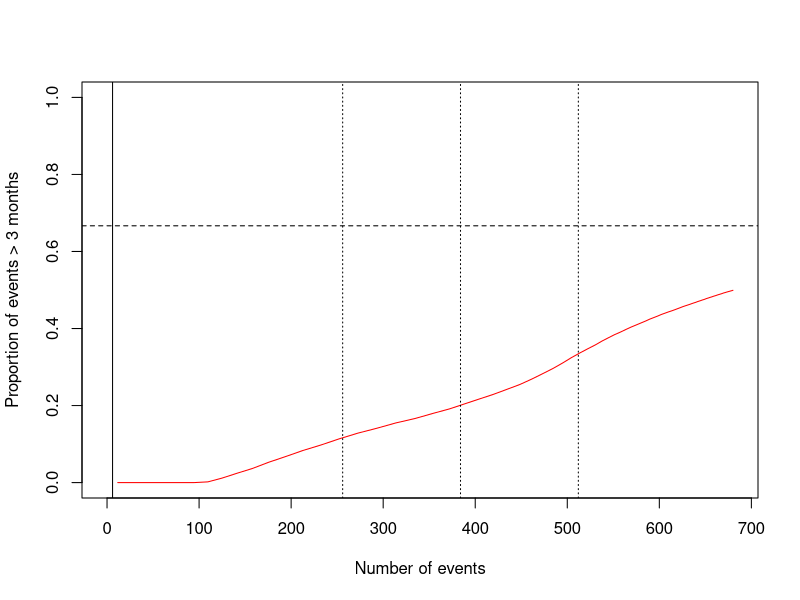
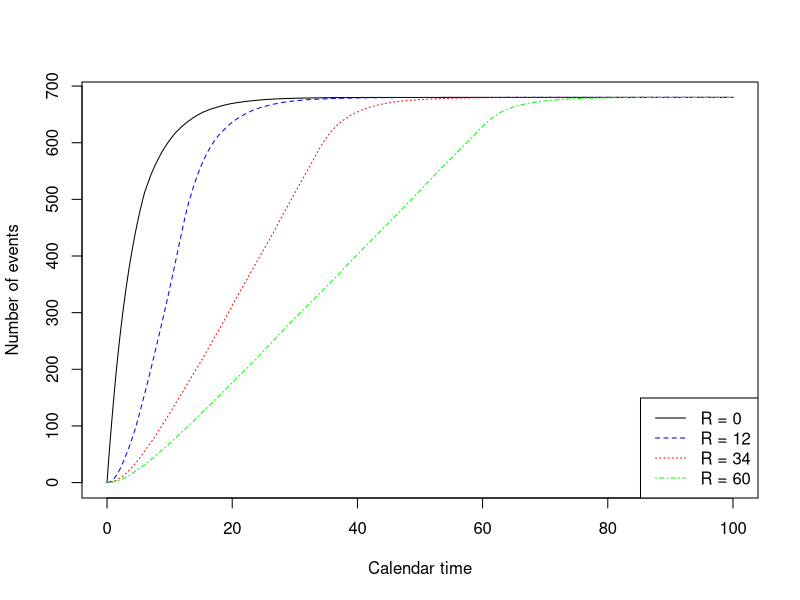
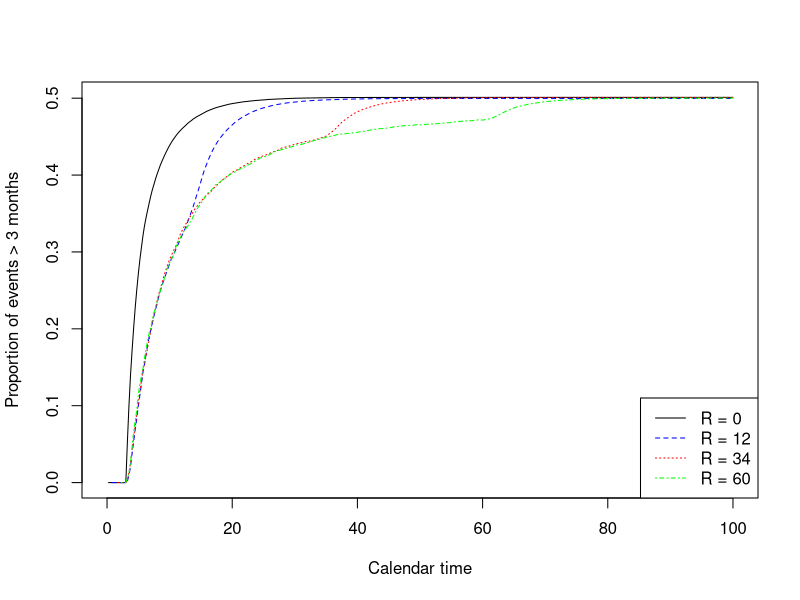
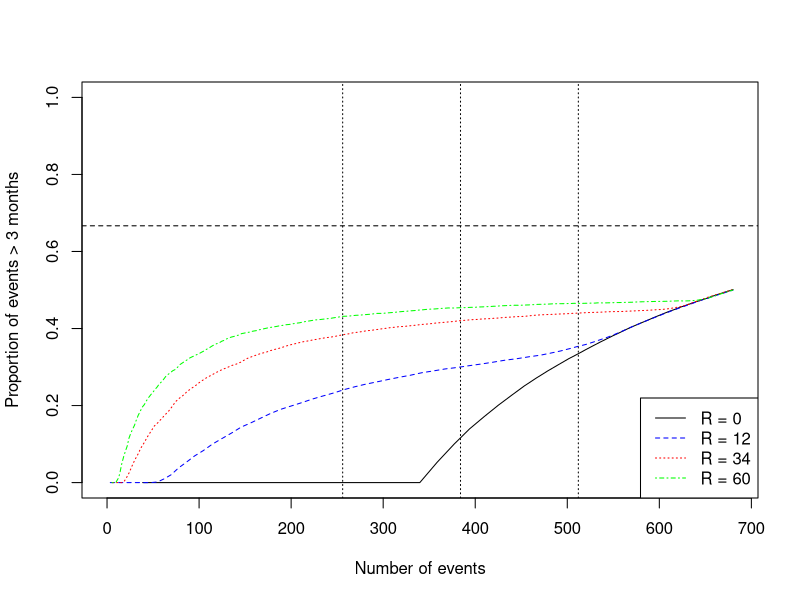

These figures' R source, in order:

lambdac <- log(2)/3
HR1 <- 1
T1 <- 6
HR2 <- 0.75
numPatients <- 340
recTime <- 6



generateData <- function(lambdac, HR1, T1, HR2, numPatients, recTime) {
  CP <- exp(-lambdac*HR1*T1)
  u <- runif(numPatients)
  controlData <- -log(u)/lambdac
  u <- runif(numPatients)
  treatmentData <- ifelse(u>CP, -log(u)/(lambdac*HR1), (1/(lambdac*HR2))*(lambdac*HR2*T1-log(u)-lambdac*HR1*T1))
  dataCombined <- data.frame(time = c(controlData, treatmentData), group = c(rep("Control", numPatients), rep("Treatment", numPatients)))
  dataCombined$recTime <- runif(numPatients*2, min = 0, max = recTime)
  dataCombined$pseudo_time <- dataCombined$time + dataCombined$recTime
  return(dataCombined)
}


# Function to perform censoring and analysis
censFunc <- function(dataset, censTime) {
  
  # Censor the observations
  dataset$status <- as.integer(dataset$pseudo_time <= censTime)
  
  # Only include patients enrolled by the censoring time
  dataset <- dataset[dataset$recTime <= censTime, ]
  
  # Calculate survival time
  dataset$survival_time <- ifelse(dataset$status == 1, dataset$time, censTime - dataset$recTime)
  
  sampleSize <- nrow(dataset)
  
  return(list(dataCombined = dataset, censTime = censTime, sampleSize = sampleSize))
}


propEventFunc <- function(lambdac, HR1, T1, HR2, numPatients, recTime){
  # Set parameters
  numSimulations <- 100
  calTime <- seq(0, 100, by = 0.25)
  
  # Initialize an empty matrix for storing results
  eventMatrix <- matrix(NA, nrow = numSimulations, ncol = length(calTime))
  
  # Simulate data and fill in the matrix
  for (k in 1:numSimulations) {
    dataCombined <- generateData(lambdac, HR1, T1, HR2, numPatients, recTime)
    eventMatrix[k,] <- sapply(calTime, function(t) sum(dataCombined$pseudo_time < t))
  }
  
  # Calculate mean for each column
  eventVec <- colMeans(eventMatrix)
  
  
  propMatrix <- matrix(NA, nrow = numSimulations, ncol = length(calTime))
  
  for (k in 1:numSimulations){
    
    # Assuming dataCombined$pseudo_time is a vector of pseudo times
    dataCombined <- generateData(lambdac, HR1, T1, HR2, numPatients, recTime)
    
    # Create a function for the inner loop to avoid unnecessary copying
    censFuncInner <- function(data, threshold) {
      newDataCombined <- censFunc(data, threshold)$dataCombined
      newDataCombined <- newDataCombined[newDataCombined$status == 1, ]
      mean(newDataCombined$survival_time > 3)
    }
    
    # Use sapply for vectorized calculations
    propMatrix[k,] <- sapply(calTime, censFuncInner, data = dataCombined)
    
  }
  
  # Calculate mean for each column
  eventProp <- colMeans(propMatrix)
  
  return(list(eventProp = eventProp, eventVec = eventVec, calTime = calTime))
  
}


x1 <- propEventFunc(lambdac, HR1, T1, HR2, numPatients, recTime)
plot(x1$eventVec, x1$eventProp, type = "l", ylim = c(0, 1), xlab = "Number of events", 
     ylab = "Proportion of events > 3 months", col = "red")
abline(h = 2/3, lty = 2)
abline(v = 512*0.5, lty = 3)
abline(v = 512*0.75, lty = 3)
abline(v = 512, lty = 3)


abline(h = 256)
abline(v = 6)


x1 <- propEventFunc(lambdac, HR1, T1, HR2, numPatients, 0)
x2 <- propEventFunc(lambdac, HR1, T1, HR2, numPatients, 12)
x3 <- propEventFunc(lambdac, HR1, T1, HR2, numPatients, 34)
x4 <- propEventFunc(lambdac, HR1, T1, HR2, numPatients, 60)

plot(x1$calTime, x1$eventVec, type = "l", xlab = "Calendar time", ylab = "Number of events")
lines(x2$calTime, x2$eventVec, lty = 2, col = "blue")
lines(x3$calTime, x3$eventVec, lty = 3, col = "red")
lines(x4$calTime, x4$eventVec, lty = 4, col = "green")
legend("bottomright", legend = c("R = 0", "R = 12", "R = 34", "R = 60"), col = c("black", "blue", "red", "green"), lty = 1:4)

plot(x1$calTime, x1$eventProp, type = "l", xlab = "Calendar time", ylab = "Proportion of events > 3 months")
lines(x2$calTime, x2$eventProp, lty = 2, col = "blue")
lines(x3$calTime, x3$eventProp, lty = 3, col = "red")
lines(x4$calTime, x4$eventProp, lty = 4, col = "green")
legend("bottomright", legend = c("R = 0", "R = 12", "R = 34", "R = 60"), col = c("black", "blue", "red", "green"), lty = 1:4)
abline(h = 2/3, lty = 2)


plot(x1$eventVec, x1$eventProp, type = "l", ylim = c(0, 1), xlab = "Number of events", ylab = "Proportion of events > 3 months")
lines(x2$eventVec, x2$eventProp, col = "blue", lty = 2)
lines(x3$eventVec, x3$eventProp, col = "red", lty = 3)
lines(x4$eventVec, x4$eventProp, col = "green", lty = 4)
legend("bottomright", legend = c("R = 0", "R = 12", "R = 34", "R = 60"), col = c("black", "blue", "red", "green"), lty = 1:4)
abline(h = 2/3, lty = 2)
abline(v = 512*0.5, lty = 3)
abline(v = 512*0.75, lty = 3)
abline(v = 512, lty = 3)
